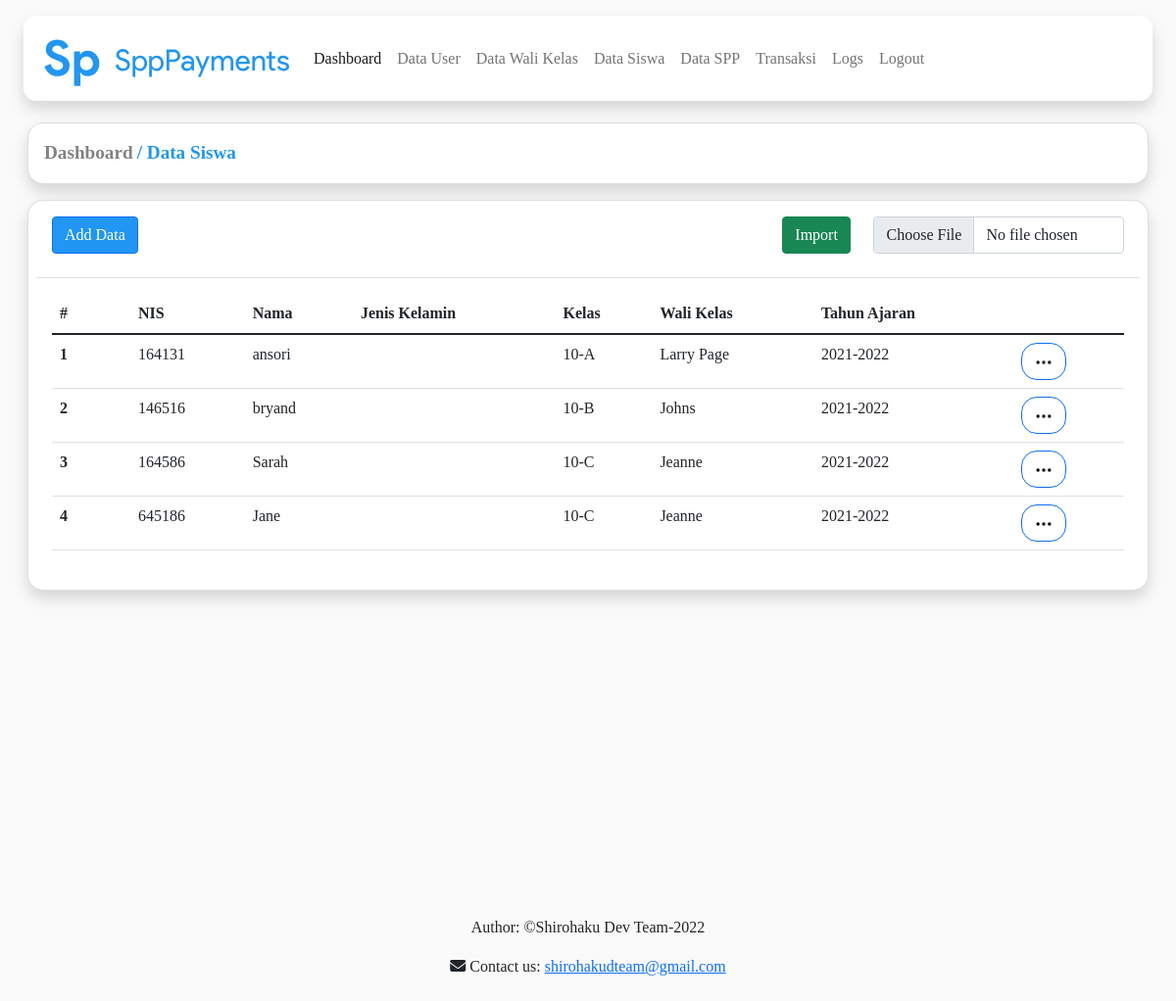
The app's page /src/show/showdatastudent.php (signed in), older data.
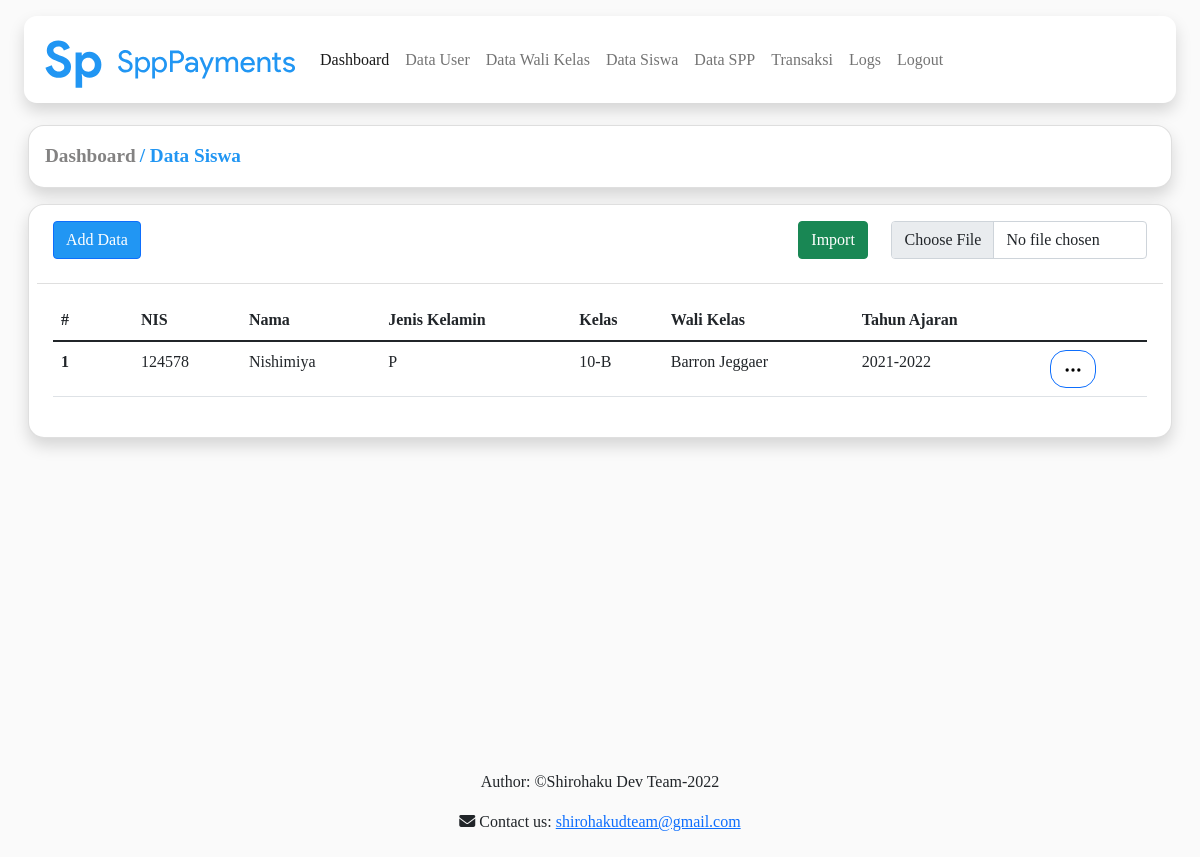
The same page, newer data.
### tables this page shows
CREATE TABLE `student` (
  `nis` varchar(128) NOT NULL,
  `student_name` varchar(255) DEFAULT NULL,
  `jenis_kelamin` varchar(1) NOT NULL,
  `class` varchar(8) DEFAULT NULL,
  `periode` varchar(128) DEFAULT NULL
);

CREATE TABLE `wclass` (
  `class` varchar(8) NOT NULL,
  `fullname` varchar(255) DEFAULT NULL
);

### src/show/showdatastudent.php (the view, shortened to what this page needs)
<?php include "../header/header.php"; ?>
<div class="content-body" style="margin-top: 125px;">
        <div class="container-fluid">
		  <div class="card bg-white ms-3 me-3 shadow" style="border-radius: 16px;">
			<div class="card-body">
			  <div class="">
				<a href="../index/admin.php" class="" style="text-decoration: none; color: rgb(131, 130, 130); font-weight: bold; font-size: larger;">Dashboard</a>
				<a href="javascript:void(0)" class="" style="text-decoration: none; color: #2196f3; font-weight: bold; font-size: larger;">/ Data Siswa</a>
           	  </div>
			</div>
		  </div>
          <div class="row">
            <div class="col-lg-12">
              <div class="card bg-white p-2 m-3 shadow" style="border-radius: 16px;">
                <div class="card-header bg-white" style="border-top-left-radius: 16px; border-top-right-radius: 16px;">
                  <div class="mb-3">
                    <div class="row">
                      <div class="col-8">
                        <a href="../add/addstudent.php" class="btn btn-primary d-sm-inline-block d-none" style="background-color: #2196f3;">Add Data</a>
                      </div>
                      <div class="col-1">
                        <button type="button" class="btn btn-success" id="import-stud">Import</button>
                      </div>
                      <div class="col-3">
                        <form method="POST" action="../functions/studimport.php" enctype="multipart/form-data">
                          <div class="form-group">
                            <input class="form-control" type="file" id="formFile" name="file">
                          </div>
                        </form>
                      </div>
                    </div>
                  </div>
                </div>
                <div class="card-body">
                  <div class="table-responsive">
                    <table id="tablestud" class="table table-responsive-md">
                      <thead>
                        <tr>
                          <th style="width: 80px"><strong>#</strong></th>
                          <th><strong>NIS</strong></th>
                          <th><strong>Nama</strong></th>
                          <th><strong>Jenis Kelamin</strong></th>
                          <th><strong>Kelas</strong></th>
                          <th><strong>Wali Kelas</strong></th>
                          <th><strong>Tahun Ajaran</strong></th>
                          <th></th>
                        </tr>
                      </thead>
                      <tbody>
											<?php
												include "../connection/connection.php";
												$getData=mysqli_query($conn, "SELECT a.*, b.fullname FROM student as a inner join wclass as b on a.class = b.class order by class asc");
												$no=1;
												while($data = mysqli_fetch_array($getData)){
													echo "<tr>
                          <td><strong>$no</strong></td>
                          <td class='nis'>$data[nis]</td>
                          <td>$data[student_name]</td>
                          <td>$data[jenis_kelamin]</td>
                          <td>$data[class]</td>
                          <td>$data[fullname]</td>
                          <td>$data[periode]</td>
                          <td>
                            <div class='dropdown'>
                              <button type='button' class='btn btn-outline-primary light sharp' data-bs-toggle='dropdown' style='border-radius: 16px;'>
                                <svg width='20px' height='20px' viewbox='0 0 24 24' version='1.1'>
                                  <g stroke='none' stroke-width='1' fill='none' fill-rule='evenodd'>
                                    <rect x='0' y='0' width='24' height='24'></rect>
                                    <circle fill='#000000' cx='5' cy='12' r='2'></circle>
                                    <circle fill='#000000' cx='12' cy='12' r='2'></circle>
                                    <circle fill='#000000' cx='19' cy='12' r='2'></circle>
                                  </g>
                                </svg>
                              </button>
                              <div class='dropdown-menu shadow' style='border-radius: 16px;'>
                                <a class='dropdown-item' href='../edit/editstudent.php?nis=$data[nis]'>Edit</a>
                                <a class='dropdown-item delete-stud'>Delete</a>
                              </div>
                            </div>
                          </td>
                        </tr>";
                        $no++;
												}
											?>
                      </tbody>
                    </table>
                  </div>
                </div>
              </div>
            </div>
          </div>
        </div>
      </div>
<?php include "../footer/footer.php"; ?>

### src/header/header.php (shortened to what this page needs)
<!DOCTYPE html>
<html lang="en">
  <head>
    <link href="https://cdn.jsdelivr.net/npm/bootstrap@5.1.3/dist/css/bootstrap.min.css" rel="stylesheet" />
  </head>
  <body style="background-color: #fafafa; font-family: 'Poppins">
    <nav class="navbar navbar-expand-lg navbar-light bg-white mt-3 mb-3 me-4 ms-4 shadow p-2 fixed-top" style="border-radius: 13px">
      <div class="container-fluid">
        <a class="navbar-brand" href="#" style="color: #2196f3">
        </a>
        <div class="collapse navbar-collapse" id="navbarNav">
          <ul class="navbar-nav">
            <li class="nav-item">
              <a class="nav-link active" aria-current="page" href="../index/admin.php">Dashboard</a>
            </li>
            <li class="nav-item">
              <a class="nav-link" href="../show/showdatauser.php?message=view">Data User</a>
            </li>
            <li class="nav-item">
              <a class="nav-link" href="../show/showdatawclass.php?message=view">Data Wali Kelas</a>
            </li>
            <li class="nav-item">
              <a class="nav-link" href="../show/showdatastudent.php?message=view">Data Siswa</a>
            </li>
            <li class="nav-item">
              <a class="nav-link" href="../show/showdataspp.php?message=view">Data SPP</a>
            </li>
            <li class="nav-item">
              <a class="nav-link" href="../transaction/transaksi.php">Transaksi</a>
            </li>
            <li class="nav-item">
              <a class="nav-link" href="../log/logs.php">Logs</a>
            </li>
            <li class="nav-item">
              <a class="nav-link" href="../auth/logout.php">Logout</a>
            </li>
          </ul>
        </div>
      </div>
    </nav>
  </body>
</html>

### src/footer/footer.php (shortened to what this page needs)
<link rel="stylesheet" type="text/css" media="screen" href="https://cdnjs.cloudflare.com/ajax/libs/twitter-bootstrap/5.1.3/css/bootstrap.min.css" />
<link rel="stylesheet" type="text/css" media="screen" href="https://cdn.datatables.net/1.12.1/css/dataTables.bootstrap5.min.css" />
<div class="card-body text-center" style="margin-top: 300px;">
    <footer>
        <footer>
        <p>Author: ©Shirohaku Dev Team-2022</p>
            <p><i class="fa-solid fa-envelope"></i> Contact us: <a href="mailto:shirohakudteam@gmail.com">shirohakudteam@gmail.com</a></p>
        </footer>
    </footer>
</div>
</body>
</html>

Row changes from the older to the newer data that the page shows:
removed student: nis "164131", student_name "ansori", class "10-A", class.fullname "Larry Page", periode "2021-2022"
removed student: nis "146516", student_name "bryand", class "10-B", class.fullname "Johns", periode "2021-2022"
removed student: nis "164586", student_name "Sarah", class "10-C", class.fullname "Jeanne", periode "2021-2022"
removed student: nis "645186", student_name "Jane", class "10-C", class.fullname "Jeanne", periode "2021-2022"
added student: nis "124578", student_name "Nishimiya", jenis_kelamin "P", class "10-B", class.fullname "Barron Jeggaer", periode "2021-2022"
